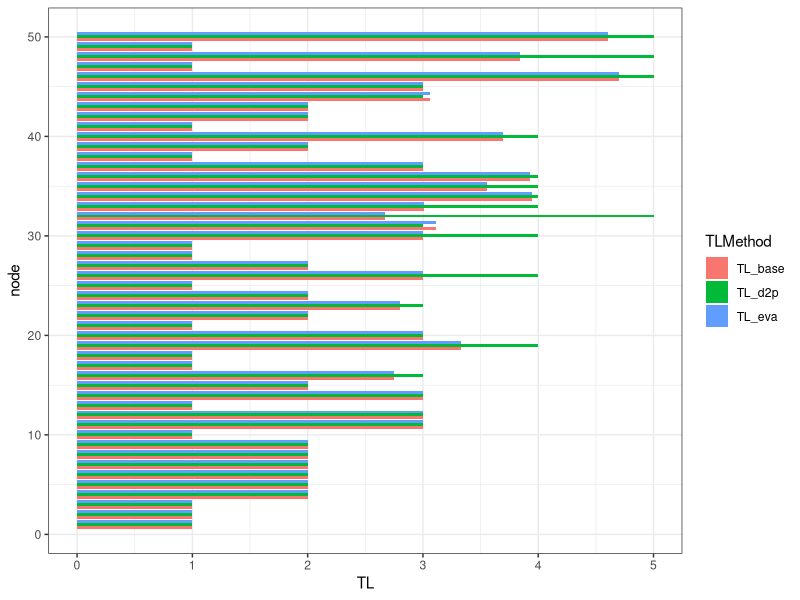

Here is the R script that generated this plot:
# Trophic Level Compare

library(tidyverse)
library(stringr)

TLfunc <- read_csv("TL.csv")
TL_temp <- t(TLfunc) %>% as.data.frame() %>% rownames_to_column()
node <- as.numeric(str_remove(TL_temp$rowname, "s"))
TL_use <- data.frame(TL_temp, node) %>% select(-rowname)
names(TL_use) <- c("TL","node")

d2pfunc <- read_csv("d2p.csv")
d2p_temp <- t(d2pfunc) %>% as.data.frame() %>% rownames_to_column()
node <- as.numeric(str_remove(d2p_temp$rowname, "s"))
d2p_use <- data.frame(d2p_temp, node) %>% select(-rowname)
names(d2p_use) <- c("TL","node")

TLeva <- read_csv("EvaTL.csv")
TLeva_use <- data.frame(TLeva, node = 1:50) 
names(TLeva_use) <- c("TL","node")

compareTL <- left_join(TL_use, d2p_use, by = "node") %>% 
  left_join(., TLeva_use, by = "node") %>% 
  select(node, TL_base = TL.x, TL_d2p = TL.y, TL_eva = TL) %>% 
  pivot_longer(-node, names_to = "TLMethod", values_to = "TL")


ggplot(compareTL, aes(x = node, y = TL, fill = TLMethod))+
  geom_col(position = "dodge")+
  theme_bw()+
  coord_flip()

           